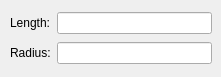
                   <widget class="QWidget" name="cylinder_tab">
                    <attribute name="title">
                     <string>Cylinder</string>
                    </attribute>
                    <widget class="QWidget" name="">
                     <property name="geometry">
                      <rect>
                       <x>10</x>
                       <y>10</y>
                       <width>202</width>
                       <height>58</height>
                      </rect>
                     </property>
                     <layout class="QGridLayout" name="gridLayout_4">
                      <item row="0" column="0">
                       <widget class="QLabel" name="label_15">
                        <property name="text">
                         <string>Length:</string>
                        </property>
                       </widget>
                      </item>
                      <item row="0" column="1">
                       <widget class="QLineEdit" name="lineEdit_12"/>
                      </item>
                      <item row="1" column="0">
                       <widget class="QLabel" name="label_16">
                        <property name="text">
                         <string>Radius:</string>
                        </property>
                       </widget>
                      </item>
                      <item row="1" column="1">
                       <widget class="QLineEdit" name="lineEdit_13"/>
                      </item>
                     </layout>
                    </widget>
                   </widget>
